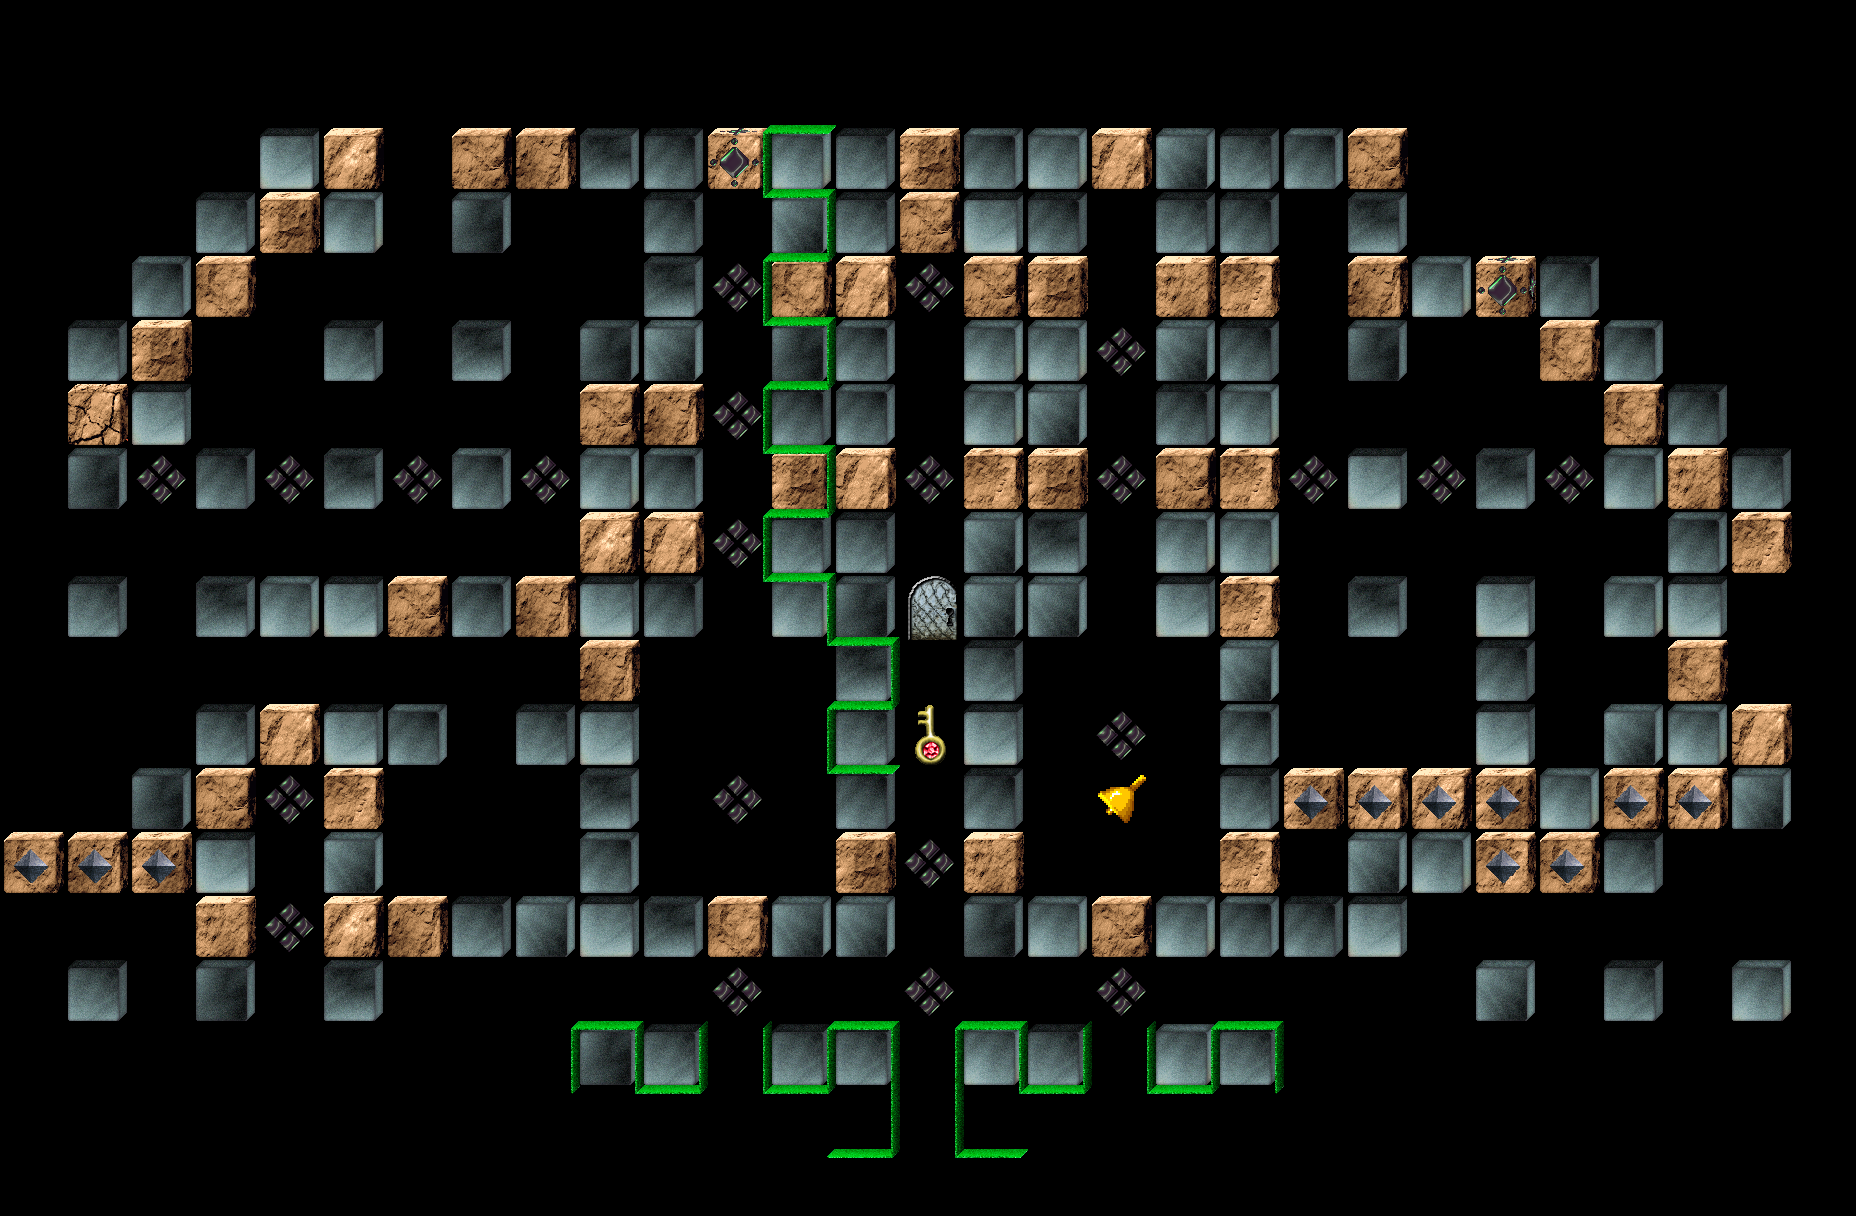

This is a level from a 2D game, rendered from its Tiled map with the project's own tilesets. A one-line summary and the map file follow, with tile-layer data summarised:
An orthogonal 29x19 tile map with 64x64 px tiles, 5 tile layers (Hidden Items, Items, Blocks, BlockExtras, ...), 2 tilesets and 13 objects.

<map version="1.8" tiledversion="1.11.0" orientation="orthogonal" renderorder="right-down" width="29" height="19" tilewidth="64" tileheight="64" infinite="0" nextlayerid="11" nextobjectid="174">
 <tileset firstgid="1" source="../StaticObjects.tsx" />
 <tileset firstgid="89" source="../BoxDrawing.tsx" />
 <layer id="4" name="Hidden Items" width="29" height="19">
  <data>[551 cells, 0 non-empty, 0 distinct tile ids]</data>
 </layer>
 <layer id="2" name="Items" width="29" height="19">
  <data>[551 cells, 3 non-empty, 3 distinct tile ids]</data>
 </layer>
 <layer id="1" name="Blocks" width="29" height="19">
  <data>[551 cells, 218 non-empty, 19 distinct tile ids]</data>
 </layer>
 <layer id="10" name="BlockExtras" width="29" height="19">
  <data>[551 cells, 13 non-empty, 2 distinct tile ids]</data>
 </layer>
 <layer id="9" name="Walls" width="29" height="19" offsetx="-16" offsety="-16">
  <data>[551 cells, 50 non-empty, 9 distinct tile ids]</data>
 </layer>
 <objectgroup id="3" name="Actors">
  <object id="49" template="../Dana.tx" x="480" y="864">
   <properties>
    <property name="facing" type="int" value="-1" />
   </properties>
  </object>
  <object id="51" template="../Teleporter.tx" x="736" y="224">
   <properties>
    <property name="Destination" type="object" value="145" />
   </properties>
  </object>
  <object id="55" template="../Teleporter.tx" x="928" y="1056">
   <properties>
    <property name="Destination" type="object" value="51" />
   </properties>
  </object>
  <object id="56" template="../Teleporter.tx" x="1120" y="224">
   <properties>
    <property name="Destination" type="object" value="55" />
   </properties>
  </object>
  <object id="65" template="../Spark.tx" x="736" y="320">
   <properties>
    <property name="FaceDirection" propertytype="Direction" value="Right" />
   </properties>
  </object>
  <object id="119" template="../Spark.tx" x="1120" y="320">
   <properties>
    <property name="Chirality" propertytype="Chirality" value="CounterClockwise" />
    <property name="FaceDirection" propertytype="Direction" value="Left" />
   </properties>
  </object>
  <object id="92" template="../Spark.tx" x="736" y="384">
   <properties>
    <property name="FaceDirection" propertytype="Direction" value="Right" />
   </properties>
  </object>
  <object id="118" template="../Spark.tx" x="1120" y="384">
   <properties>
    <property name="Chirality" propertytype="Chirality" value="CounterClockwise" />
    <property name="FaceDirection" propertytype="Direction" value="Left" />
   </properties>
  </object>
  <object id="127" template="../Spark.tx" x="1120" y="448">
   <properties>
    <property name="Chirality" propertytype="Chirality" value="CounterClockwise" />
    <property name="FaceDirection" propertytype="Direction" value="Left" />
   </properties>
  </object>
  <object id="94" template="../Spark.tx" x="736" y="448">
   <properties>
    <property name="FaceDirection" propertytype="Direction" value="Right" />
   </properties>
  </object>
  <object id="145" template="../Teleporter.tx" x="928" y="672">
   <properties>
    <property name="Destination" type="object" value="56" />
   </properties>
  </object>
  <object id="172" template="../Sportsman.tx" x="992" y="96" />
  <object id="173" template="../Sportsman.tx" x="864" y="96">
   <properties>
    <property name="FaceDirection" value="Right" />
   </properties>
  </object>
 </objectgroup>
</map>
